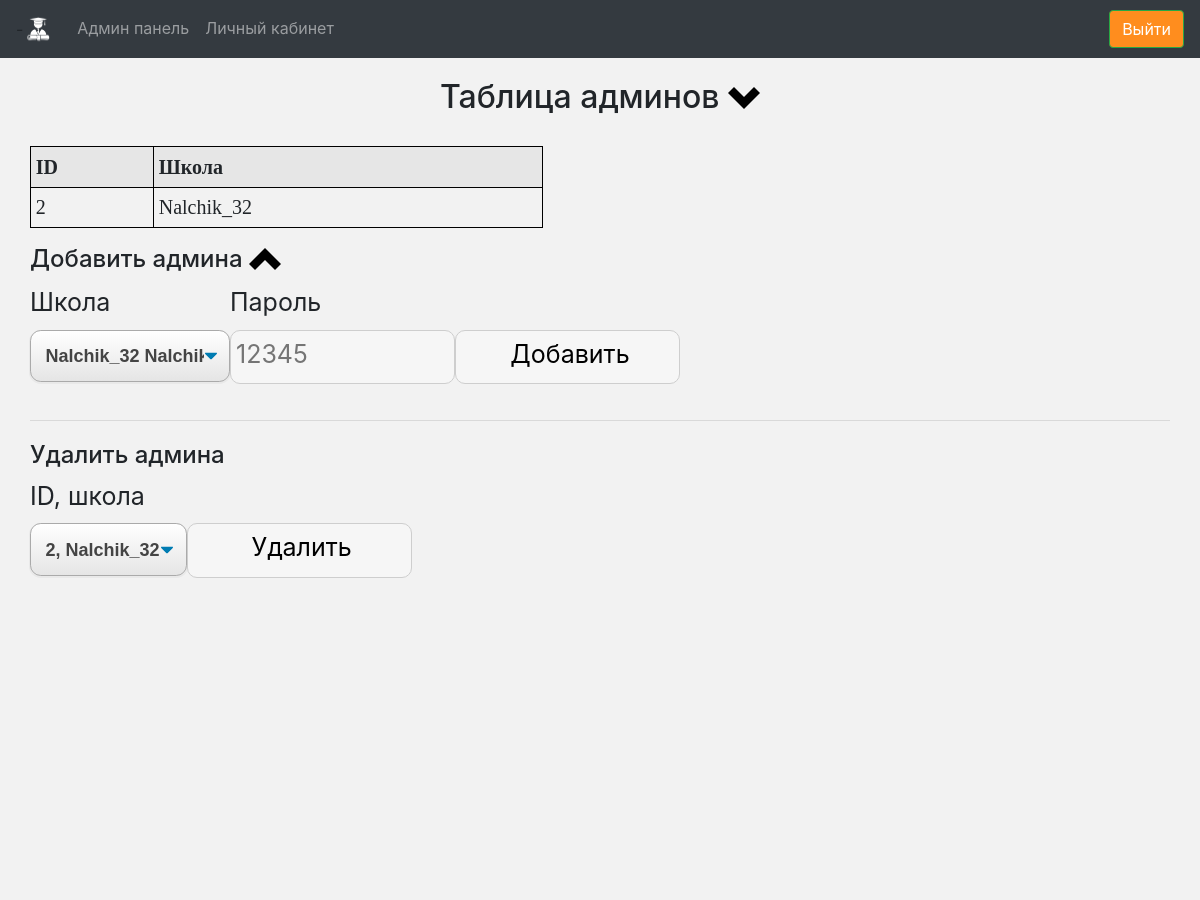
The page /add_admin (signed in, upper part) on the database as committed earlier.
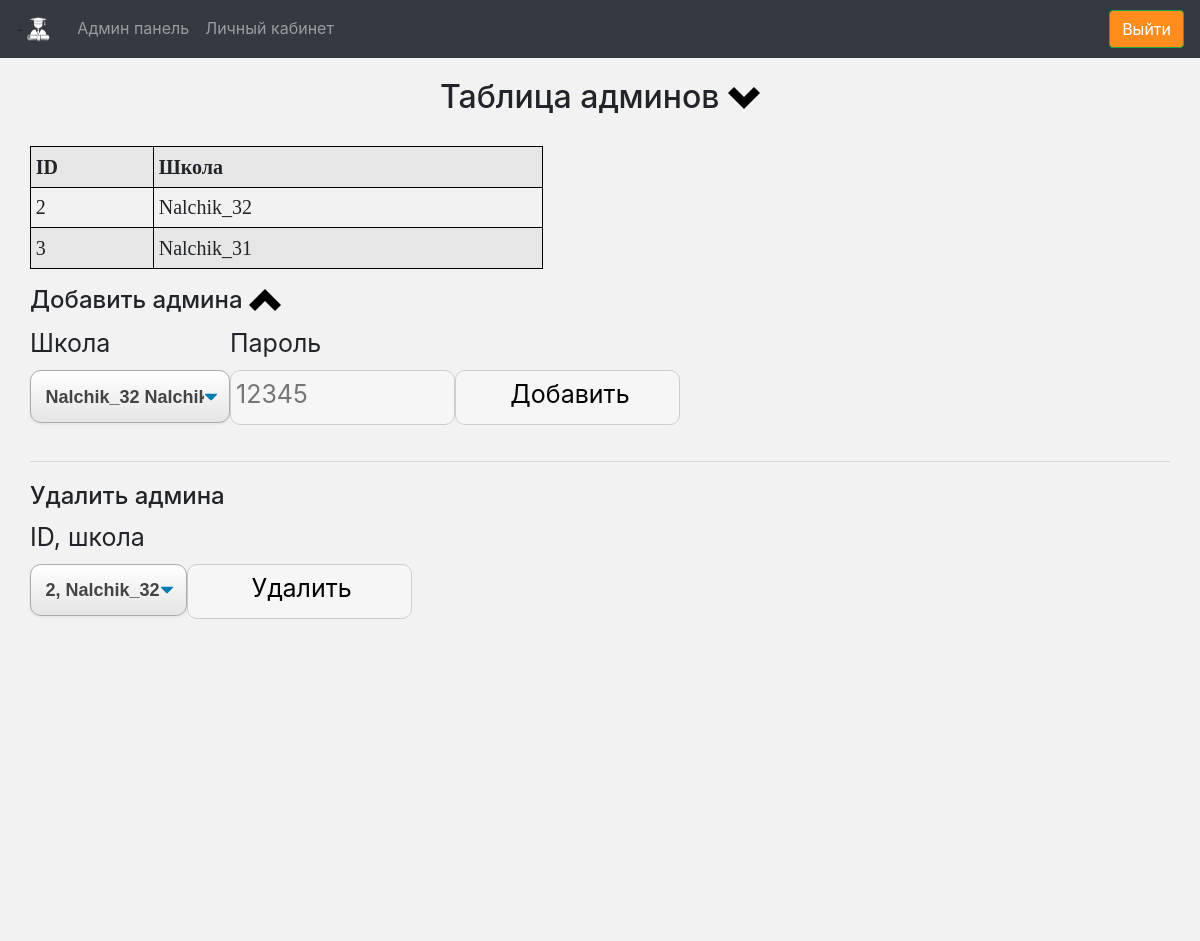
The same page on the database as committed later.
### app/models.py (models this page shows, shortened)
class School(db.Model):
    id = db.Column(db.Integer, primary_key=True)
    school = db.Column(db.String(120))
    locality = db.Column(db.String(120))

### app/routes.py (the view)
@app.route("/add_admin", methods=['GET', "POST"])
@login_required
def add_admin():
    if current_user.super_admin:
        form = SelectForm()
        form.school_list.choices = dbFunc.list_school_form()
        form.student_list.choices = dbFunc.admin_list2()
        if form.submit.data:
            dbFunc.add_admin(form.school_list.data, form.name.data)
            return render_template("stl.html", u_id=str(dbFunc.get_last_added_userid2()), name=form.name.data, admin=True)
        if form.submit2.data:
            dbFunc.delete_admin(form.student_list.data)
            return redirect(url_for("add_admin"))
        return render_template("admin.html", form=form, rows=dbFunc.admin_list())
    else:
        return redirect(url_for("index"))

### app/dbFunc.py (called while the page is built)
def list_school_form():
    a = db.session.query(School).all()
    sc_list = []
    for i in a:
        sc_list.append((i.id, str(i.school) + " " + str(i.locality)))
    return sc_list

def admin_list():
    st_list = []
    a = db.session.query(Admin).all()
    for i in a:
        school_name = School.query.filter_by(id=i.school_id).all()
        school_name = school_name[0].school
        st_list.append((str(i.id_user), str(school_name)))
    return st_list

def admin_list2():
    st_list = []
    a = db.session.query(Admin).all()
    for i in a:
        school_name = School.query.filter_by(id=i.school_id).all()
        school_name = school_name[0].school
        st_list.append((str(i.id_user), str(i.id_user) + ", " + str(school_name)))
    return st_list

### app/models.py (called while the page is built)
@login.user_loader
def load_user(id):
    return User.query.get(int(id))

### app/templates/admin.html (shortened to what this page needs)
{% extends "base.html" %}
{% block content %}
<div class="page-wrapper">
    <h2>Таблица админов
        <a  href="#anchor3">
            <span data-toggle="tooltip"
                  data-placement="top" title="Прокрутить в конец таблицы">
                <img src="static/chevron-bottom-8x.png" style="width: 32px; height: 32px;"></img>
            </span>
        </a></h2>
    <table class="list-from-db table table-striped table-sm" cellpadding="2" style="font-size : 20px; font-family : Tahoma; width: 45%;">
                <tr class="table-secondary2">
                    <th>ID</th>
                    <th>Школа</th>
                </tr>
                {%for row in rows%}
                    <tr>
                        <td>{{row[0]}}</td>
                        <td>{{row[1]}}</td>
                    </tr>
                {%endfor%}
            </table>
        <form action="" method="post" novalidate>
            <h4>Добавить админа
                <a  href="#anchor11">
                <span data-toggle="tooltip"
                      data-placement="top" title="Прокрутить в начало таблицы">
                    <img src="static/chevron-top-8x.png" style="width: 32px; height: 32px;"></img>
                </span>
            </a></h4>
                    <div style="float:left;margin-right:0px;">
            <label for="school_list" style="font-size: 25px">Школа</label>
            <p>{{form.school_list(class="selecttt")}}</p>
        </div>
                                <div style="float:left;margin-right:0px;">
            <label for="name" style="font-size: 25px">Пароль</label>
                                    <p>{{form.name(placeholder="12345")}}</p>
        </div>
            <div style="float:left;margin-right:0px;;">
                <p>{{form.submit(value="Добавить")}}</p>
        </div>
            <hr style="margin-bottom:20px; margin-top:20px">
            <h4>Удалить админа</h4>
                        <div style="float:left;margin-right:0px;;">
            <label for="student_List" style="font-size: 25px">ID, школа</label>
                <p>{{form.student_list(class="selecttt")}}</p>
        </div>
                                    <div style="float:left;margin-right:0px;;">
                <p>{{ form.submit2(value="Удалить") }}</p>
        </div>
</div>
{% endblock %}
{% block footer %}<p>
&#8291;</p><p>
&#8291;</p><p>
&#8291;</p><p>
&#8291;</p><p>
&#8291;</p><p>
&#8291;</p><p>
&#8291;</p><p>
&#8291;</p><p>
&#8291;</p><p>
&#8291;</p><p>
&#8291;</p>
{%endblock%}

### app/templates/base.html (shortened to what this page needs)
<!doctype html>
<html>
  <head>
    {% block head %}
    <link rel="stylesheet" href="{{
      url_for('static',
      filename='bootstrap.css') }}"
    >
    <link rel="stylesheet" href="{{ url_for('static', filename='style.css') }}">
    {% endblock %}
  </head>
  <body>
    <div id="content">
      <nav class="navbar navbar-expand-lg navbar-dark bg-dark">
        -
    <div class="collapse navbar-collapse" id="navbarSupportedContent">
      <ul class="navbar-nav mr-auto">
        <li class="navbar-brand">
          <a href="/"><img src="static/iconn.png" alt="" class="iconn"></a>
        </li>
        <li class="nav-item " id="gl">
          {% if current_user.super_admin %}
          <a class="nav-link" href="/">Админ панель<span class="sr-only">(current)</span></a>
          {% elif current_user.admin %}
          <a class="nav-link" href="/">Админ панель<span class="sr-only">(current)</span></a>
          {%else%}
          <a class="nav-link" href="/">Поставить оценку <span class="sr-only">(current)</span></a>
          {%endif%}
        </li>
        <li class="nav-item" id="lk">
          <a class="nav-link" href="/tst">Личный кабинет <span class="sr-only">(current)</span></a>
        </li>
      </ul>
      <form class="form-inline my-2 my-lg-0">
        <a class="btn btn-outline-success my-2 my-sm-0" href="logout">Выйти</a>
      </form>
    </div>
  </nav>{% block content %}
      {% endblock %}
    </div>
    <div id="footer">
      {% block footer %}
      {% endblock %}
    </div>
  </body>
</html>

### app/static/style.css (style rules this page uses)
h2 { text-align: center !important; margin-bottom: 30px !important; }
table.list-from-db { font-size: 20px; font-family: Tahoma; border: 1px solid black; }
div.page-wrapper { margin: 20px 30px 0 30px; }
table.list-from-db th, table.list-from-db td { border: 1px solid black; }
.selecttt { font-size: 18px; font-family: sans-serif; font-weight: 700; color: #444; line-height: 1.3; padding: .8em 1.4em .7em .8em; width: 100%; min-width: 100px; max-width: 200px; box-sizing: border-box; margin: 0; border: 1px solid #aaa; box-shadow: 0 1px 0 1px rgba(0,0,0,.04); border-radius: .6em; -moz-appearance: none; -webkit-appearance: none; appearance: none; background-color: #fff; background-repeat: no-repeat, repeat; background-position: right .7em top 50%, 0 0; background-size: .65em auto, 100%; }
input { width: 9em; font-size: 25px; padding: 5px 0 10px 5px; border: 1px solid #cecece; background: #F6F6f6; border-radius: 10px; }
* { box-sizing: border-box; }
body { margin: 0; background: #f2f2f2 !important; }
nav { display: table; margin: 0 auto; }
nav ul { list-style: none; margin: 0; padding: 0; }
.iconn { width: 30px; height: 30px; }

Rows that differ between the two databases and show on the page:
added School: row "3", school "Nalchik_31"
